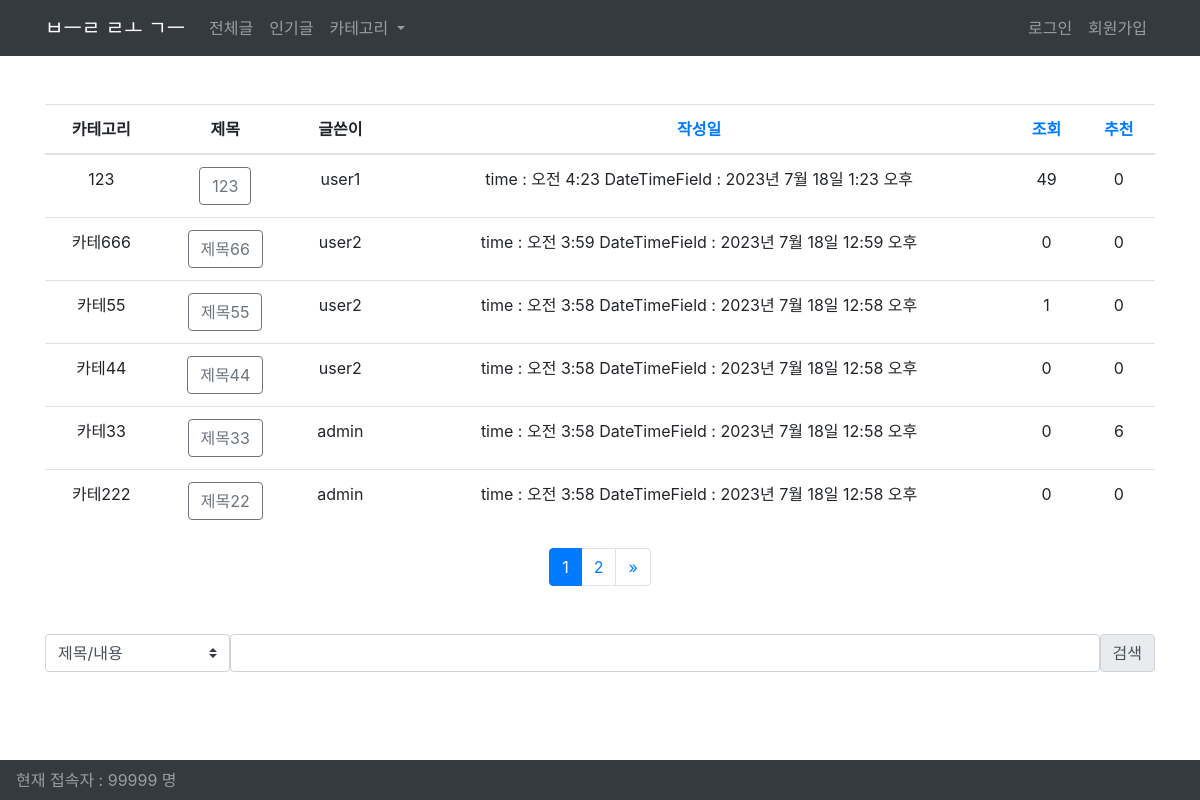
/blog/, run on an earlier commit of the app's database.
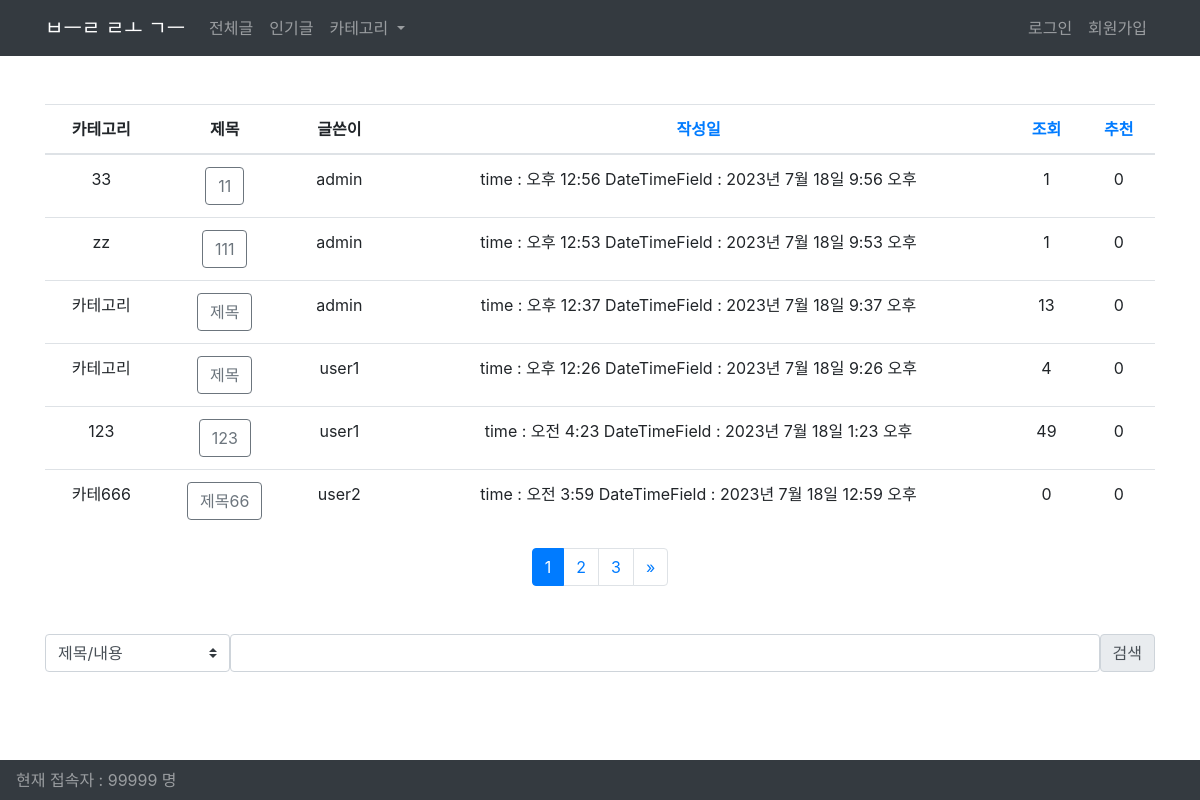
And on a later commit of the database.
### blog/models.py (models this page shows)
class Post(models.Model):
    title = models.CharField(max_length=200)
    content = MarkdownField()
    writer = models.ForeignKey(User, on_delete=models.CASCADE)
    updated_at = models.DateTimeField(auto_now=True)
    created_at = models.DateTimeField(auto_now_add=True)
    views = models.IntegerField(default=0)
    likes = models.IntegerField(default=0)
    category = models.CharField(max_length=50)

### blog/views.py (the view)
# urls.py: path("", views.PostList.as_view(), name="list"),
class PostList(View):
    def get(self, request):
        if request.GET.get('sort'):
            sort = request.GET.get('sort')
        else:
            sort = 'created_at'
        posts = Post.objects.all()
        posts_sorted = sorted(
            posts, key=lambda x: getattr(x, sort), reverse=True)
        posts_per_page = 6
        page_number = request.GET.get('page', 1)
        paginator = Paginator(posts_sorted, posts_per_page)
        try:
            page = paginator.page(page_number)
        except InvalidPage:
            page = paginator.page(1)
        context = {
            "posts": page,
            "sort": sort,
        }
        return render(request, "blog/post_list.html", context)

### blog/templates/blog/post_list.html (shortened to what this page needs)
{% extends 'base.html' %}
{% block content %}
{% if posts %}
<table class="table table-hover text-center mt-5">
    <thead class="thead">
        <tr>
            <th>카테고리</th>
            <th>제목</th>
            <th>글쓴이</th>
            <th><a href="?sort=created_at" class="text">작성일</a></th>
            <th><a href="?sort=views" class="text-reset">조회</a></th>
            <th><a href="?sort=likes" class="text-reset">추천</a></th>
        </tr>
    </thead>
    <tbody>
        {% if sort %}
            {% for post in posts|dictsortreversed:sort %}
            <tr>
                <td>{{ post.category }}</td>
                <td><a href="{% url 'blog:detail' post_id=post.pk %}" class="btn btn-outline-secondary">{{ post.title }}</a></td>
                <td>{{ post.writer }}</td>
                <td>time : {{ post.created_at.time }} DateTimeField : {{ post.created_at }} </td>
                <td>{{ post.views }}</td>
                <td>{{ post.likes }}</td>
            </tr>
            {% endfor %}
        {% endif %}
    </tbody>
</table>
{% else %}
    {% if query %}
    <p>일치하는 검색 결과가 없습니다.</p>
    {% else %}
    <p>작성된 게시글이 없습니다.</p>
    {% endif %}
{% endif %}
{% if posts.has_other_pages %}
<nav aria-label="Page navigation">
  <ul class="pagination justify-content-center">
    {% for i in posts.paginator.page_range %}
      {% if posts.number == i %}
        <li class="page-item active"><a class='page-link' href='#'>{{ i }}</a></li>
      {% else %}
        <li class='page-item'>
            <a class='page-link' href="?page={{ i }}&sort={{sort}}">{{ i }}</a>
        </li>
      {% endif %}
    {% endfor %}
    {% if posts.has_next %}
    <li class="page-item">
      <a class="page-link" href="?page={{ posts.next_page_number }}&sort={{sort}}" aria-label="Next">
        <span aria-hidden="true">&raquo;</span>
      </a>
    </li>
    {% endif %}
  </ul>
</nav>
{% endif %}
<form action="{% url 'blog:search' %}" method='get' class='d-flex mt-5'>
    <select class="custom-select col col-lg-2" name='q-opt'>
        <option selected value="1">제목/내용</option>
    </select>
    <input type="text" name='q' class='form-control'>
    <input type="submit" value="검색" class="input-group-text">
</form>
{% endblock content %}

### templates/base.html (shortened to what this page needs)
<!DOCTYPE html>
<html lang="kr">
  <head>
    <link rel="stylesheet" href="https://cdn.jsdelivr.net/npm/bootstrap@4.0.0/dist/css/bootstrap.min.css" />
  </head>
  <body>
    <nav class="navbar sticky-top navbar-expand-lg navbar-dark bg-dark">
      <div class='container'>
          <a class="navbar-brand mw-5" href="{% url 'main' %}">ㅂㅡㄹ ㄹㅗ ㄱㅡ</a>
          <div class="collapse navbar-collapse" id="navbarSupportedContent">
            <ul class="navbar-nav mr-auto">
              <li class="nav-item">
                <a class="nav-link" href="{% url 'blog:list' %}">전체글</a>
              </li>
              <li class="nav-item">
                <a class="nav-link" href="{% url 'blog:hot' %}">인기글</a>
              </li>
              <li class="nav-item dropdown">
                <a class="nav-link dropdown-toggle" href="#" id="navbarDropdown" role="button" data-toggle="dropdown" aria-haspopup="true" aria-expanded="false">
                카테고리
                </a>
              </li>
            </ul>
            <ul class="navbar-nav ms-auto">
                {% if request.user.is_authenticated %}
                <li class="nav-item">
                    <a class="nav-link" href="{% url 'user:logout' %}">로그아웃</a>
                </li>
                {% else %}
                <li class="nav-item">
                    <a class="nav-link" href="{% url 'user:login' %}">로그인</a>
                </li>
                <li class="nav-item">
                    <a class="nav-link" href="{% url 'user:register' %}">회원가입</a>
                </li>
                {% endif %}
            </ul>
          </div>
      </div>
    </nav>
    <div class="container mt-3">
        {% block content %}
        {% endblock %}
    </div>
    <nav class="navbar fixed-bottom navbar-expand-sm navbar-dark bg-dark">
        <span class="navbar-text p-0">현재 접속자 : 99999 명</span>
    </nav>
  </body>
</html>

What changed in the data, as far as the page shows it:
no longer on this page (row unchanged): Post: category "카테55", title "제목55", writer "user2", created_at.time "오전 3:58", created_at "2023년 7월 18일 12:58 오후", views "1", likes "0"
no longer on this page (row unchanged): Post: category "카테44", title "제목44", writer "user2", created_at.time "오전 3:58", created_at "2023년 7월 18일 12:58 오후", views "0", likes "0"
no longer on this page (row unchanged): Post: category "카테33", title "제목33", writer "admin", created_at.time "오전 3:58", created_at "2023년 7월 18일 12:58 오후", views "0", likes "6"
no longer on this page (row unchanged): Post: category "카테222", title "제목22", writer "admin", created_at.time "오전 3:58", created_at "2023년 7월 18일 12:58 오후", views "0", likes "0"
added Post: category "33", title "11", writer "admin", created_at.time "오후 12:56", created_at "2023년 7월 18일 9:56 오후", views "1", likes "0"
added Post: category "zz", title "111", writer "admin", created_at.time "오후 12:53", created_at "2023년 7월 18일 9:53 오후", views "1", likes "0"
added Post: category "카테고리", title "제목", writer "admin", created_at.time "오후 12:37", created_at "2023년 7월 18일 9:37 오후", views "13", likes "0"
added Post: category "카테고리", title "제목", writer "user1", created_at.time "오후 12:26", created_at "2023년 7월 18일 9:26 오후", views "4", likes "0"
Also different on the page:
new list line: "3"
